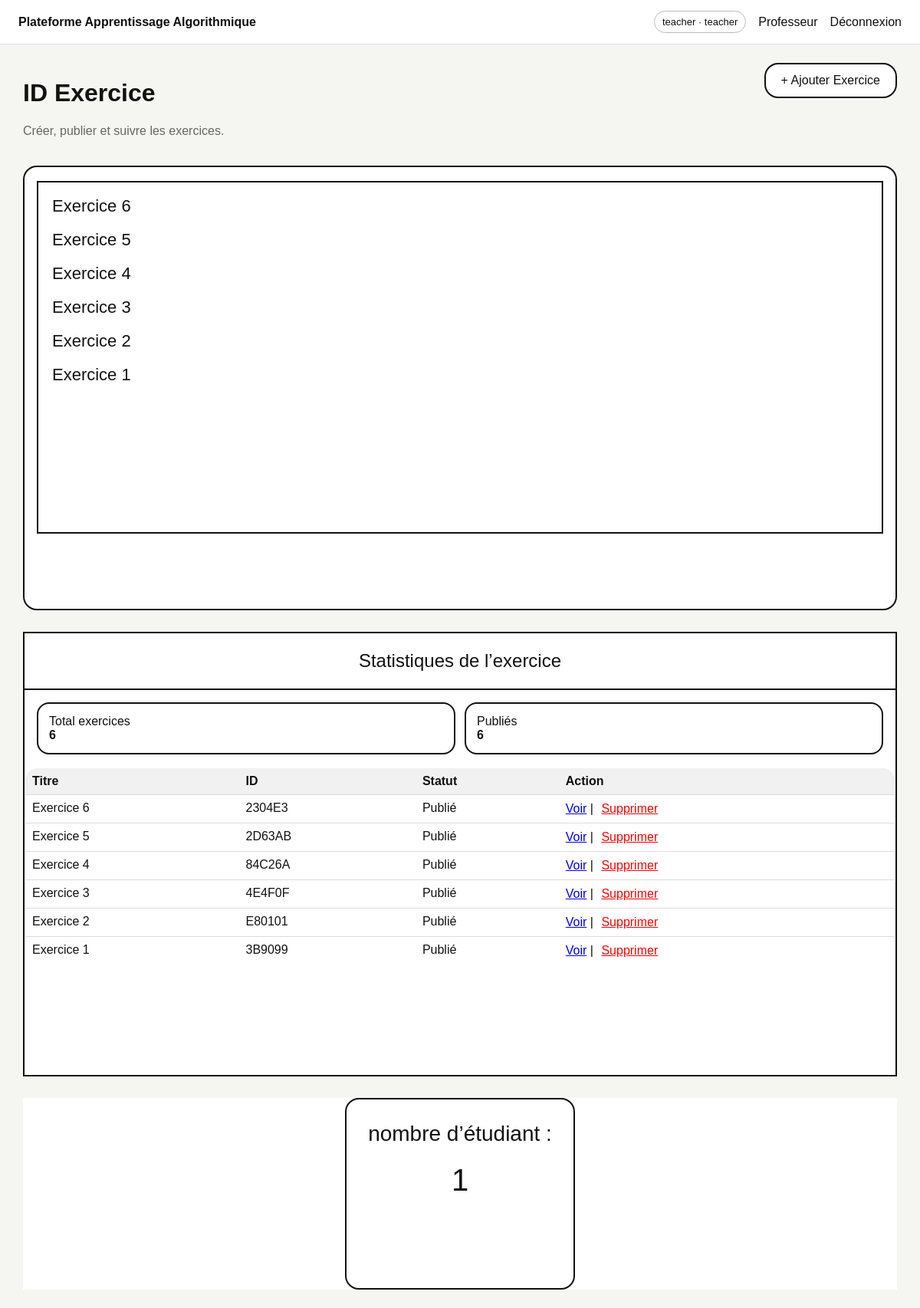
/teacher/dashboard (signed in), run on the app's committed database.
### tables this page shows
CREATE TABLE exercises (
        id INTEGER PRIMARY KEY AUTOINCREMENT,
        title TEXT NOT NULL,
        description TEXT NOT NULL,
        init_b INTEGER NOT NULL,
        init_j INTEGER NOT NULL,
        init_r INTEGER NOT NULL,
        init_v INTEGER NOT NULL,
        goal_condition TEXT NOT NULL,
        max_steps INTEGER NOT NULL DEFAULT 30,
        problem_json TEXT NOT NULL,
        is_published INTEGER NOT NULL DEFAULT 0,
        session_code TEXT,
        created_by INTEGER,
        created_at DATETIME DEFAULT CURRENT_TIMESTAMP
    );

### app.py (the view)
@app.route('/teacher/dashboard')
@login_required('teacher')
def teacher_dashboard():
    db = get_db()
    exercises = db.execute('SELECT * FROM exercises ORDER BY created_at DESC').fetchall()
    return render_template('teacher_dashboard.html', exercises=exercises)

### app.py (called while the page is built)
def get_db():
    if 'db' not in g:
        g.db = sqlite3.connect(DB_PATH)
        g.db.row_factory = sqlite3.Row
    return g.db

def login_required(role=None):
    def deco(fn):
        @wraps(fn)
        def wrapper(*args, **kwargs):
            if 'user_id' not in session:
                return redirect(url_for('login'))
            if role and session.get('role') != role:
                return redirect(url_for('index'))
            return fn(*args, **kwargs)
        return wrapper
    return deco

### templates/teacher_dashboard.html (shortened to what this page needs)
{% extends 'base.html' %}
{% block content %}
<div class="section-head">
  <div>
    <h1>ID Exercice</h1>
    <p class="muted">Créer, publier et suivre les exercices.</p>
  </div>
  <a class="primary-btn" href="{{ url_for('teacher_new_exercise') }}">+ Ajouter Exercice</a>
</div>
<div class="session-layout">
  <aside class="left-list-panel">
    <div class="list-box">
      {% if exercises %}
        {% for ex in exercises %}
          <a class="exercise-link" href="{{ url_for('teacher_session', exercise_id=ex.id) }}">{{ ex.title }}</a>
        {% endfor %}
      {% else %}
        <div class="muted">Aucun exercice</div>
      {% endif %}
    </div>
  </aside>
  <section class="stats-panel">
    <div class="panel-title">Statistiques de l’exercice</div>
    <div class="stats-grid">
      <div class="stat-card"><span>Total exercices</span><strong>{{ exercises|length }}</strong></div>
      <div class="stat-card"><span>Publiés</span><strong>{{ exercises|selectattr('is_published')|list|length }}</strong></div>
    </div>
    <table class="data-table compact">
      <thead><tr><th>Titre</th><th>ID</th><th>Statut</th><th>Action</th></tr></thead>
      <tbody>
      {% for ex in exercises %}
        <tr>
          <td>{{ ex.title }}</td>
          <td>{{ ex.session_code or '—' }}</td>
          <td>{{ 'Publié' if ex.is_published else 'Brouillon' }}</td>
          <td>
            <a href="{{ url_for('teacher_session', exercise_id=ex.id) }}">Voir</a> |
            <button class="delete-btn" data-id="{{ ex.id }}" style="color: red; border: none; background: none; cursor: pointer; text-decoration: underline;">Supprimer</button>
          </td>
        </tr>
      {% endfor %}
      </tbody>
    </table>
  </section>
  <aside class="students-panel">
    <div class="students-box">
      <div class="students-label">nombre d’étudiant :</div>
      <div class="students-value">1</div>
    </div>
  </aside>
</div>
{% endblock %}

### static/css/style.css (style rules this page uses)
:root { --bg: #f5f5f2; --panel: #ffffff; --border: #111; --muted: #666; --green: #68d05f; --green-dark: #46ad3c; --red: #f56a69; }
* { box-sizing: border-box }
body { margin: 0; font-family: Arial, Helvetica, sans-serif; background: var(--bg); color: #111 }
input, textarea, select, button { font: inherit }
.primary-btn, .secondary-btn { display: inline-flex; align-items: center; justify-content: center; padding: 12px 20px; border: 2px solid #111; border-radius: 18px; text-decoration: none; cursor: pointer; background: #fff; color: #111 }
.primary-btn { background: #fff }
.muted { color: var(--muted) }
.section-head { display: flex; justify-content: space-between; align-items: flex-start; margin-bottom: 20px; gap: 12px }
.data-table { width: 100%; border-collapse: collapse; background: #fff; border: 2px solid #111; border-radius: 16px; overflow: hidden }
.data-table th, .data-table td { padding: 10px 12px; border-bottom: 1px solid #ddd; vertical-align: top }
.data-table th { background: #f1f1f1; text-align: left }
.compact td, .compact th { padding: 8px }
.session-layout { display: grid; grid-template-columns: 280px 1fr 280px; gap: 28px; align-items: start }
.left-list-panel, .stats-panel, .students-panel, .create-main, .preview-panel, .blocks-panel, .workspace-panel, .feedback-panel, .init-box, .rule-card { background: #fff }
.left-list-panel { border: 2px solid #111; border-radius: 18px; padding: 18px 16px; min-height: 580px }
.list-box { border: 2px solid #111; padding: 18px; min-height: 460px; display: flex; flex-direction: column; gap: 18px }
.exercise-link { font-size: 22px; color: #111; text-decoration: none }
.stats-panel { border: 2px solid #111; border-radius: 0; padding: 0; min-height: 580px }
.panel-title { font-size: 24px; text-align: center; padding: 22px; border-bottom: 2px solid #111 }
.stats-grid { display: grid; grid-template-columns: repeat(2, 1fr); gap: 12px; padding: 16px }
.stat-card { border: 2px solid #111; border-radius: 16px; padding: 14px; display: flex; flex-direction: column }
.students-panel { display: flex; flex-direction: column; align-items: center; gap: 15px; }
.students-box { border: 2px solid #111; border-radius: 18px; padding: 28px; min-width: 220px; min-height: 250px; text-align: center; background: #fff }
.students-label { font-size: 28px; line-height: 1.2 }
.students-value { font-size: 40px; margin-top: 22px }
@media (max-width: 1200px) { .teacher-create-layout, .student-layout, .session-layout { grid-template-columns: 1fr } }

### data on the page
exercises: title "Exercice 6", session_code "2304E3", is_published "Publié"
exercises: title "Exercice 5", session_code "2D63AB", is_published "Publié"
exercises: title "Exercice 4", session_code "84C26A", is_published "Publié"
exercises: title "Exercice 3", session_code "4E4F0F", is_published "Publié"
exercises: title "Exercice 2", session_code "E80101", is_published "Publié"
exercises: title "Exercice 1", session_code "3B9099", is_published "Publié"

### other printed values
{{ session.get('username') }} "teacher"
{{ session.get('role') }} "teacher"
{{ exercises|length }} "6"
{{ exercises|selectattr('is_published')|list|length }} "6"
